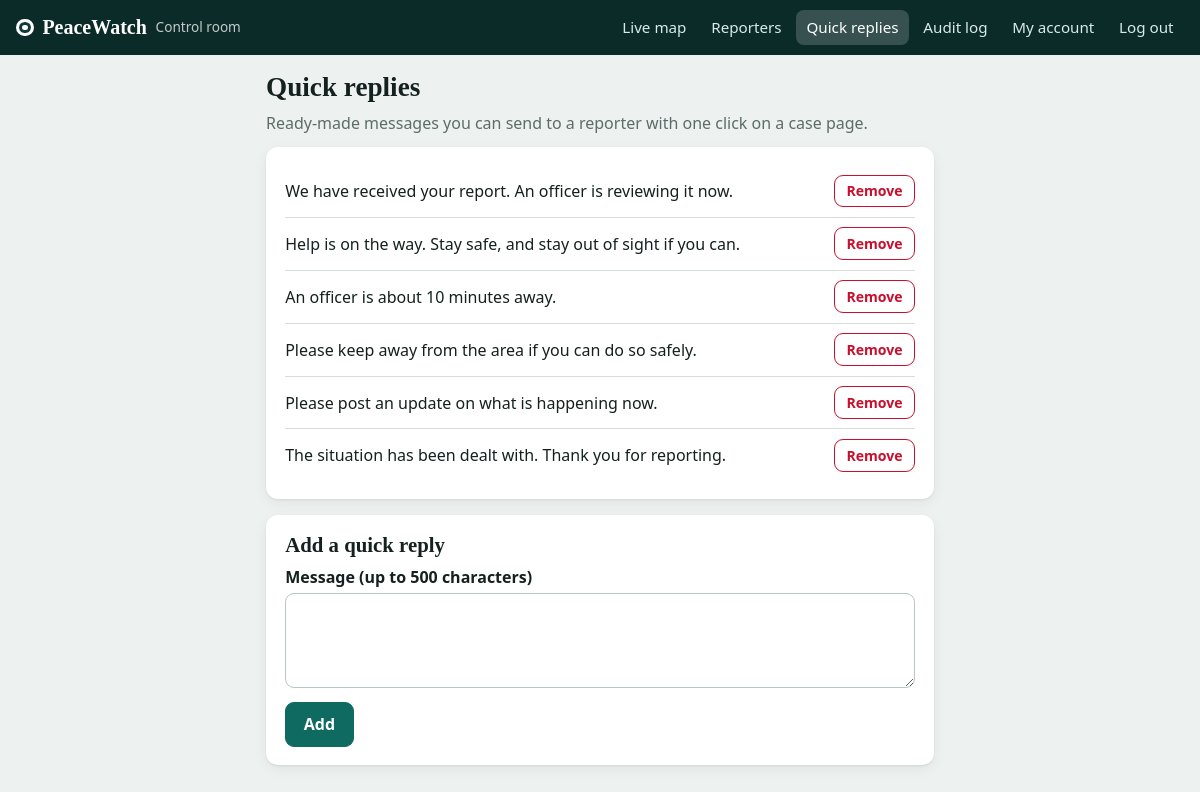
Screenshot of /admin/quick_replies.php (signed in) with the database file from the repository.
### tables this page shows
CREATE TABLE quick_replies (
  id          INT UNSIGNED AUTO_INCREMENT PRIMARY KEY,
  body        VARCHAR(500) NOT NULL,
  sort_order  TINYINT UNSIGNED NOT NULL DEFAULT 0
);

### includes/helpers.php (called while the page is built, shortened)
<?php
function e($v): string
{
    return htmlspecialchars((string) $v, ENT_QUOTES | ENT_SUBSTITUTE, 'UTF-8');
}
function url(string $path = ''): string
{
    return APP_BASE . '/' . ltrim($path, '/');
}
function asset(string $path): string
{
    $file = ROOT_PATH . '/public/assets/' . $path;
    $v = is_file($file) ? '?v=' . filemtime($file) : '';
    return url('assets/' . $path) . $v;
}

### includes/db.php (called while the page is built)
<?php
function db(): PDO
{
    static $pdo = null;
    if ($pdo instanceof PDO) {
        return $pdo;
    }
    $c = require ROOT_PATH . '/config/database.php';
    $dsn = sprintf('mysql:host=%s;port=%d;dbname=%s;charset=%s', $c['host'], $c['port'], $c['name'], $c['charset']);
    try {
        $pdo = new PDO($dsn, $c['user'], $c['pass'], [
            PDO::ATTR_ERRMODE            => PDO::ERRMODE_EXCEPTION,
            PDO::ATTR_DEFAULT_FETCH_MODE => PDO::FETCH_ASSOC,
            PDO::ATTR_EMULATE_PREPARES   => false,
        ]);
    } catch (PDOException $e) {
        error_log('DB connection failed: ' . $e->getMessage());
        http_response_code(500);
        exit('<h2>Cannot connect to the database.</h2><p>Check <code>config/database.php</code> and make sure the database exists and <code>database/schema.sql</code> was imported.</p>');
    }
    $offset = (new DateTime('now', new DateTimeZone(APP_TIMEZONE)))->format('P');
    $pdo->exec("SET time_zone = '" . $offset . "'");
    return $pdo;
}

### src/messages.php (called while the page is built, shortened)
<?php
function get_quick_replies(): array
{
    return db()->query('SELECT * FROM quick_replies ORDER BY sort_order, id')->fetchAll();
}

### public/admin/quick_replies.php (the view, shortened to what this page needs)
<?php
$list = get_quick_replies();
$mainClass = 'narrow';
include ROOT_PATH . '/includes/layout/admin_header.php';
?>
<h1>Quick replies</h1>
<p class="muted">Ready-made messages you can send to a reporter with one click on a case page.</p>
<section class="card pad">
  <ul class="plain">
  <?php foreach ($list as $q): ?>
    <li class="qr-row">
      <span><?= e($q['body']) ?></span>
      <form method="post" onsubmit="return confirm('Remove this quick reply?');">
        <button class="btn btn-small btn-danger" type="submit">Remove</button>
      </form>
    </li>
  <?php endforeach; ?>
  </ul>
</section>
<section class="card pad">
  <h2>Add a quick reply</h2>
  <form method="post">
    <label>Message (up to 500 characters)
      <textarea name="body" rows="3" maxlength="500" required></textarea>
    </label>
    <button class="btn btn-primary" type="submit">Add</button>
  </form>
</section>
<?php include ROOT_PATH . '/includes/layout/admin_footer.php'; ?>

### includes/layout/admin_header.php (shortened to what this page needs)
<?php
$here   = basename($_SERVER['SCRIPT_NAME']);
?><!doctype html>
<html lang="en">
<head>
<link rel="stylesheet" href="<?= e(asset('css/base.css')) ?>">
<link rel="stylesheet" href="<?= e(asset('css/admin.css')) ?>">
</head>
<body class="admin <?= e($bodyClass ?? '') ?>">
<header class="topbar">
  <a class="brand" href="<?= e(url('admin/dashboard.php')) ?>"><span class="brand-mark"></span><?= e(APP_NAME) ?> <em>Control room</em></a>
  <nav class="nav" aria-label="Admin">
    <a href="<?= e(url('admin/dashboard.php')) ?>" class="<?= $here === 'dashboard.php' ? 'on' : '' ?>">Live map</a>
    <a href="<?= e(url('admin/users.php')) ?>" class="<?= in_array($here, ['users.php', 'user.php'], true) ? 'on' : '' ?>">Reporters</a>
    <a href="<?= e(url('admin/quick_replies.php')) ?>" class="<?= $here === 'quick_replies.php' ? 'on' : '' ?>">Quick replies</a>
    <a href="<?= e(url('admin/audit_log.php')) ?>" class="<?= $here === 'audit_log.php' ? 'on' : '' ?>">Audit log</a>
    <a href="<?= e(url('profile.php')) ?>" class="<?= $here === 'profile.php' ? 'on' : '' ?>">My account</a>
    <form method="post" action="<?= e(url('logout.php')) ?>" class="inline"><?= csrf_field() ?><button type="submit" class="linkbtn">Log out</button></form>
  </nav>
</header>
<main class="admin-main <?= e($mainClass ?? '') ?>">

### includes/layout/admin_footer.php (shortened to what this page needs)
</main>
</body>
</html>

### public/assets/css/base.css (style rules this page uses)
:root { --ink: #14211f; --muted: #5d6c69; --bg: #edf1f0; --card: #ffffff; --line: #d6dedc; --deep: #0e3b38; --teal: #0f6b62; --teal-dark: #0a5049; --red: #c8102e; --orange: #e58a00; --green: #2a8a4a; --blue: #2563a8; --radius: 12px; --shadow: 0 1px 2px rgba(20, 33, 31, .08), 0 4px 14px rgba(20, 33, 31, .06); --serif: Georgia, "Times New Roman", serif; --sans: system-ui, -apple-system, "Segoe UI", Roboto, "Helvetica Neue", Arial, sans-serif; }
* { box-sizing: border-box; }
html { -webkit-text-size-adjust: 100%; }
body { margin: 0; background: var(--bg); color: var(--ink); font: 16px/1.5 var(--sans); }
h1, h2, h3, h4 { font-family: var(--serif); line-height: 1.2; margin: 0 0 .5rem; }
h1 { font-size: 1.7rem; }
h2 { font-size: 1.3rem; }
a { color: var(--teal); }
p { margin: 0 0 .75rem; }
.muted { color: var(--muted); }
.topbar { background: var(--deep); color: #fff; display: flex; align-items: center; justify-content: space-between; flex-wrap: wrap; gap: .5rem 1rem; padding: .6rem 1rem; }
.brand { color: #fff; text-decoration: none; font-family: var(--serif); font-size: 1.25rem; font-weight: 700; display: inline-flex; align-items: center; gap: .55rem; }
.brand em { font-style: normal; font-family: var(--sans); font-weight: 400; font-size: .85rem; opacity: .75; }
.brand-mark { width: 1.1rem; height: 1.1rem; border-radius: 50%; border: 3px solid #fff; box-shadow: inset 0 0 0 3px var(--deep), inset 0 0 0 9px #fff; display: inline-block; }
.nav { display: flex; align-items: center; flex-wrap: wrap; gap: .15rem .25rem; }
.nav a, .linkbtn { color: #d8ebe8; text-decoration: none; padding: .4rem .65rem; border-radius: 8px; font: inherit; font-size: .95rem; background: none; border: 0; cursor: pointer; }
.nav a.on { background: rgba(255,255,255,.18); color: #fff; }
form.inline { display: inline; margin: 0; }
label { display: block; font-weight: 600; margin-bottom: .85rem; }
input[type=text], input[type=email], input[type=tel], input[type=password], input[type=search], input[type=number], input[type=date], select, textarea { display: block; width: 100%; margin-top: .25rem; padding: .65rem .75rem; font: inherit; font-weight: 400; color: var(--ink); background: #fff; border: 1.5px solid #b9c6c3; border-radius: 9px; }
textarea { resize: vertical; }
.btn { display: inline-block; padding: .6rem 1.1rem; border-radius: 9px; border: 1.5px solid #b9c6c3; background: #fff; color: var(--ink); font: inherit; font-weight: 600; text-decoration: none; cursor: pointer; text-align: center; }
.btn-primary { background: var(--teal); border-color: var(--teal); color: #fff; }
.btn-danger { background: #fff; border-color: var(--red); color: var(--red); }
.btn-small { padding: .3rem .7rem; font-size: .88rem; }
.card { background: var(--card); border-radius: var(--radius); box-shadow: var(--shadow); padding: 1rem; margin-bottom: 1rem; }
.card.pad { padding: 1.1rem 1.2rem; }
ul.plain { list-style: none; margin: 0; padding: 0; }

### public/assets/css/admin.css (style rules this page uses)
body.admin .topbar { background: #0b2b29; }
.admin-main { max-width: 1100px; margin: 0 auto; padding: 1rem; }
.admin-main.narrow { max-width: 700px; }
.qr-row { display: flex; justify-content: space-between; align-items: center; gap: 1rem; padding: .6rem 0; border-bottom: 1px solid var(--line); }
.qr-row:last-child { border-bottom: 0; }
.qr-row form { margin: 0; }

### rows the page displays
quick_replies: body "We have received your report. An officer is reviewing it now."
quick_replies: body "Help is on the way. Stay safe, and stay out of sight if you can."
quick_replies: body "An officer is about 10 minutes away."
quick_replies: body "Please keep away from the area if you can do so safely."
quick_replies: body "Please post an update on what is happening now."
quick_replies: body "The situation has been dealt with. Thank you for reporting."

### other values shown
APP_NAME "PeaceWatch"
